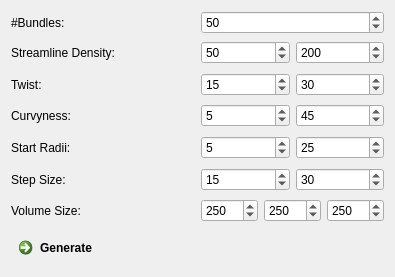
     <widget class="QWidget" name="page_2">
      <property name="geometry">
       <rect>
        <x>0</x>
        <y>0</y>
        <width>395</width>
        <height>277</height>
       </rect>
      </property>
      <attribute name="label">
       <string>Random Phantom</string>
      </attribute>
      <layout class="QGridLayout" name="gridLayout_17">
       <item row="7" column="0">
        <widget class="QLabel" name="m_TensorsToDWIBValueLabel_15">
         <property name="toolTip">
          <string/>
         </property>
         <property name="statusTip">
          <string/>
         </property>
         <property name="whatsThis">
          <string/>
         </property>
         <property name="text">
          <string>Volume Size:</string>
         </property>
         <property name="wordWrap">
          <bool>false</bool>
         </property>
        </widget>
       </item>
       <item row="4" column="0">
        <widget class="QLabel" name="m_TensorsToDWIBValueLabel_12">
         <property name="toolTip">
          <string/>
         </property>
         <property name="statusTip">
          <string/>
         </property>
         <property name="whatsThis">
          <string/>
         </property>
         <property name="text">
          <string>Curvyness:</string>
         </property>
         <property name="wordWrap">
          <bool>false</bool>
         </property>
        </widget>
       </item>
       <item row="3" column="1">
        <widget class="QFrame" name="frame_12">
         <property name="frameShape">
          <enum>QFrame::NoFrame</enum>
         </property>
         <property name="frameShadow">
          <enum>QFrame::Raised</enum>
         </property>
         <layout class="QGridLayout" name="gridLayout_14">
          <property name="leftMargin">
           <number>0</number>
          </property>
          <property name="topMargin">
           <number>0</number>
          </property>
          <property name="rightMargin">
           <number>0</number>
          </property>
          <property name="bottomMargin">
           <number>0</number>
          </property>
          <item row="0" column="1">
           <widget class="QSpinBox" name="m_MaxTwistBox">
            <property name="toolTip">
             <string>Max. fiber twist per step (in degree)</string>
            </property>
            <property name="minimum">
             <number>0</number>
            </property>
            <property name="maximum">
             <number>90</number>
            </property>
            <property name="singleStep">
             <number>10</number>
            </property>
            <property name="value">
             <number>30</number>
            </property>
           </widget>
          </item>
          <item row="0" column="0">
           <widget class="QSpinBox" name="m_MinTwistBox">
            <property name="toolTip">
             <string>Min. fiber twist per step (in degree)</string>
            </property>
            <property name="minimum">
             <number>0</number>
            </property>
            <property name="maximum">
             <number>90</number>
            </property>
            <property name="singleStep">
             <number>10</number>
            </property>
            <property name="value">
             <number>15</number>
            </property>
           </widget>
          </item>
         </layout>
        </widget>
       </item>
       <item row="6" column="0">
        <widget class="QLabel" name="m_TensorsToDWIBValueLabel_14">
         <property name="toolTip">
          <string/>
         </property>
         <property name="statusTip">
          <string/>
         </property>
         <property name="whatsThis">
          <string/>
         </property>
         <property name="text">
          <string>Step Size:</string>
         </property>
         <property name="wordWrap">
          <bool>false</bool>
         </property>
        </widget>
       </item>
       <item row="6" column="1">
        <widget class="QFrame" name="frame_9">
         <property name="frameShape">
          <enum>QFrame::NoFrame</enum>
         </property>
         <property name="frameShadow">
          <enum>QFrame::Raised</enum>
         </property>
         <layout class="QGridLayout" name="gridLayout_8">
          <property name="leftMargin">
           <number>0</number>
          </property>
          <property name="topMargin">
           <number>0</number>
          </property>
          <property name="rightMargin">
           <number>0</number>
          </property>
          <property name="bottomMargin">
           <number>0</number>
          </property>
          <item row="0" column="0">
           <widget class="QSpinBox" name="m_StepSizeMinBox">
            <property name="toolTip">
             <string>Min. distance between fiducials (in mm)</string>
            </property>
            <property name="minimum">
             <number>1</number>
            </property>
            <property name="maximum">
             <number>100</number>
            </property>
            <property name="singleStep">
             <number>1</number>
            </property>
            <property name="value">
             <number>15</number>
            </property>
           </widget>
          </item>
          <item row="0" column="1">
           <widget class="QSpinBox" name="m_StepSizeMaxBox">
            <property name="toolTip">
             <string>Max. distance between fiducials (in mm)</string>
            </property>
            <property name="minimum">
             <number>1</number>
            </property>
            <property name="maximum">
             <number>100</number>
            </property>
            <property name="singleStep">
             <number>1</number>
            </property>
            <property name="value">
             <number>30</number>
            </property>
           </widget>
          </item>
         </layout>
        </widget>
       </item>
       <item row="2" column="0">
        <widget class="QLabel" name="m_TensorsToDWIBValueLabel_11">
         <property name="toolTip">
          <string/>
         </property>
         <property name="statusTip">
          <string/>
         </property>
         <property name="whatsThis">
          <string/>
         </property>
         <property name="text">
          <string>Streamline Density:</string>
         </property>
         <property name="wordWrap">
          <bool>false</bool>
         </property>
        </widget>
       </item>
       <item row="1" column="1">
        <widget class="QSpinBox" name="m_NumBundlesBox">
         <property name="toolTip">
          <string>Number of generated bundles</string>
         </property>
         <property name="minimum">
          <number>1</number>
         </property>
         <property name="maximum">
          <number>1000</number>
         </property>
         <property name="singleStep">
          <number>1</number>
         </property>
         <property name="value">
          <number>50</number>
         </property>
        </widget>
       </item>
       <item row="5" column="0">
        <widget class="QLabel" name="m_TensorsToDWIBValueLabel_13">
         <property name="toolTip">
          <string/>
         </property>
         <property name="statusTip">
          <string/>
         </property>
         <property name="whatsThis">
          <string/>
         </property>
         <property name="text">
          <string>Start Radii:</string>
         </property>
         <property name="wordWrap">
          <bool>false</bool>
         </property>
        </widget>
       </item>
       <item row="4" column="1">
        <widget class="QFrame" name="frame_6">
         <property name="frameShape">
          <enum>QFrame::NoFrame</enum>
         </property>
         <property name="frameShadow">
          <enum>QFrame::Raised</enum>
         </property>
         <layout class="QGridLayout" name="gridLayout_6">
          <property name="leftMargin">
           <number>0</number>
          </property>
          <property name="topMargin">
           <number>0</number>
          </property>
          <property name="rightMargin">
           <number>0</number>
          </property>
          <property name="bottomMargin">
           <number>0</number>
          </property>
          <item row="0" column="0">
           <widget class="QSpinBox" name="m_CurvyMinBox">
            <property name="toolTip">
             <string>Min. rotation between steps (in degree)</string>
            </property>
            <property name="minimum">
             <number>1</number>
            </property>
            <property name="maximum">
             <number>90</number>
            </property>
            <property name="singleStep">
             <number>1</number>
            </property>
            <property name="value">
             <number>5</number>
            </property>
           </widget>
          </item>
          <item row="0" column="1">
           <widget class="QSpinBox" name="m_CurvyMaxBox">
            <property name="toolTip">
             <string>Max. rotation between steps (in degree)</string>
            </property>
            <property name="minimum">
             <number>1</number>
            </property>
            <property name="maximum">
             <number>90</number>
            </property>
            <property name="singleStep">
             <number>1</number>
            </property>
            <property name="value">
             <number>45</number>
            </property>
           </widget>
          </item>
         </layout>
        </widget>
       </item>
       <item row="7" column="1">
        <widget class="QFrame" name="frame_10">
         <property name="frameShape">
          <enum>QFrame::NoFrame</enum>
         </property>
         <property name="frameShadow">
          <enum>QFrame::Raised</enum>
         </property>
         <layout class="QGridLayout" name="gridLayout_10">
          <property name="leftMargin">
           <number>0</number>
          </property>
          <property name="topMargin">
           <number>0</number>
          </property>
          <property name="rightMargin">
           <number>0</number>
          </property>
          <property name="bottomMargin">
           <number>0</number>
          </property>
          <item row="0" column="1">
           <widget class="QSpinBox" name="m_VolumeSizeY">
            <property name="toolTip">
             <string>Specify number of fibers to generate for the selected bundle.</string>
            </property>
            <property name="minimum">
             <number>1</number>
            </property>
            <property name="maximum">
             <number>1000</number>
            </property>
            <property name="singleStep">
             <number>1</number>
            </property>
            <property name="value">
             <number>250</number>
            </property>
           </widget>
          </item>
          <item row="0" column="0">
           <widget class="QSpinBox" name="m_VolumeSizeX">
            <property name="toolTip">
             <string>Specify number of fibers to generate for the selected bundle.</string>
            </property>
            <property name="minimum">
             <number>1</number>
            </property>
            <property name="maximum">
             <number>1000</number>
            </property>
            <property name="singleStep">
             <number>1</number>
            </property>
            <property name="value">
             <number>250</number>
            </property>
           </widget>
          </item>
          <item row="0" column="2">
           <widget class="QSpinBox" name="m_VolumeSizeZ">
            <property name="toolTip">
             <string>Specify number of fibers to generate for the selected bundle.</string>
            </property>
            <property name="minimum">
             <number>1</number>
            </property>
            <property name="maximum">
             <number>1000</number>
            </property>
            <property name="singleStep">
             <number>1</number>
            </property>
            <property name="value">
             <number>250</number>
            </property>
           </widget>
          </item>
         </layout>
        </widget>
       </item>
       <item row="3" column="0">
        <widget class="QLabel" name="m_TensorsToDWIBValueLabel_16">
         <property name="toolTip">
          <string/>
         </property>
         <property name="statusTip">
          <string/>
         </property>
         <property name="whatsThis">
          <string/>
         </property>
         <property name="text">
          <string>Twist:</string>
         </property>
         <property name="wordWrap">
          <bool>false</bool>
         </property>
        </widget>
       </item>
       <item row="1" column="0">
        <widget class="QLabel" name="m_TensorsToDWIBValueLabel_10">
         <property name="toolTip">
          <string/>
         </property>
         <property name="statusTip">
          <string/>
         </property>
         <property name="whatsThis">
          <string/>
         </property>
         <property name="text">
          <string>#Bundles:</string>
         </property>
         <property name="wordWrap">
          <bool>false</bool>
         </property>
        </widget>
       </item>
       <item row="5" column="1">
        <widget class="QFrame" name="frame_7">
         <property name="frameShape">
          <enum>QFrame::NoFrame</enum>
         </property>
         <property name="frameShadow">
          <enum>QFrame::Raised</enum>
         </property>
         <layout class="QGridLayout" name="gridLayout_7">
          <property name="leftMargin">
           <number>0</number>
          </property>
          <property name="topMargin">
           <number>0</number>
          </property>
          <property name="rightMargin">
           <number>0</number>
          </property>
          <property name="bottomMargin">
           <number>0</number>
          </property>
          <item row="0" column="0">
           <widget class="QSpinBox" name="m_SizeMinBox">
            <property name="toolTip">
             <string>Bundle radius</string>
            </property>
            <property name="minimum">
             <number>1</number>
            </property>
            <property name="maximum">
             <number>300</number>
            </property>
            <property name="singleStep">
             <number>1</number>
            </property>
            <property name="value">
             <number>5</number>
            </property>
           </widget>
          </item>
          <item row="0" column="1">
           <widget class="QSpinBox" name="m_SizeMaxBox">
            <property name="toolTip">
             <string>Bundle radius</string>
            </property>
            <property name="minimum">
             <number>1</number>
            </property>
            <property name="maximum">
             <number>300</number>
            </property>
            <property name="singleStep">
             <number>1</number>
            </property>
            <property name="value">
             <number>25</number>
            </property>
           </widget>
          </item>
         </layout>
        </widget>
       </item>
       <item row="2" column="1">
        <widget class="QFrame" name="frame_11">
         <property name="frameShape">
          <enum>QFrame::NoFrame</enum>
         </property>
         <property name="frameShadow">
          <enum>QFrame::Raised</enum>
         </property>
         <layout class="QGridLayout" name="gridLayout_13">
          <property name="leftMargin">
           <number>0</number>
          </property>
          <property name="topMargin">
           <number>0</number>
          </property>
          <property name="rightMargin">
           <number>0</number>
          </property>
          <property name="bottomMargin">
           <number>0</number>
          </property>
          <item row="0" column="1">
           <widget class="QSpinBox" name="m_MaxDensityBox">
            <property name="toolTip">
             <string>&lt;html&gt;&lt;head/&gt;&lt;body&gt;&lt;p&gt;Max. fibers per cm&lt;span style=&quot; vertical-align:super;&quot;&gt;2&lt;/span&gt;&lt;/p&gt;&lt;/body&gt;&lt;/html&gt;</string>
            </property>
            <property name="minimum">
             <number>1</number>
            </property>
            <property name="maximum">
             <number>10000</number>
            </property>
            <property name="singleStep">
             <number>10</number>
            </property>
            <property name="value">
             <number>200</number>
            </property>
           </widget>
          </item>
          <item row="0" column="0">
           <widget class="QSpinBox" name="m_MinDensityBox">
            <property name="toolTip">
             <string>&lt;html&gt;&lt;head/&gt;&lt;body&gt;&lt;p&gt;Min. fibers per cm&lt;span style=&quot; vertical-align:super;&quot;&gt;2&lt;/span&gt;&lt;/p&gt;&lt;/body&gt;&lt;/html&gt;</string>
            </property>
            <property name="minimum">
             <number>1</number>
            </property>
            <property name="maximum">
             <number>10000</number>
            </property>
            <property name="singleStep">
             <number>10</number>
            </property>
            <property name="value">
             <number>50</number>
            </property>
           </widget>
          </item>
         </layout>
        </widget>
       </item>
       <item row="8" column="0">
        <widget class="QCommandLinkButton" name="m_RandomPhantomButton">
         <property name="enabled">
          <bool>true</bool>
         </property>
         <property name="styleSheet">
          <string notr="true">QCommandLinkButton:disabled {
  border: none;
}</string>
         </property>
         <property name="text">
          <string>Generate</string>
         </property>
         <property name="icon">
          <iconset>
           <normaloff>:/QmitkDiffusionImaging/general_icons/right.ico</normaloff>:/QmitkDiffusionImaging/general_icons/right.ico</iconset>
         </property>
        </widget>
       </item>
      </layout>
     </widget>
